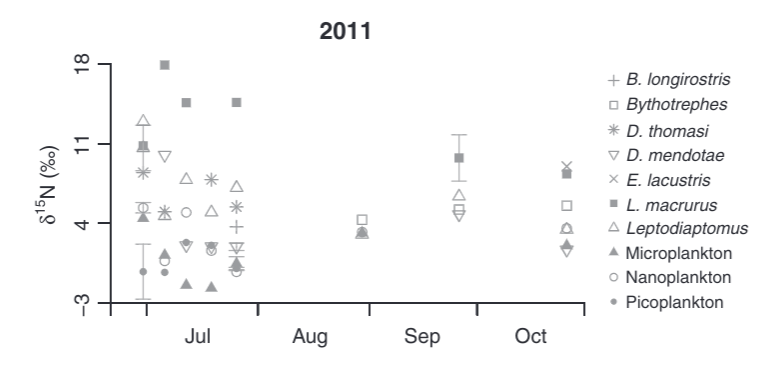
#> input picture images/test_image_0.png, 766 x 371 px
$ python test_0.py
#> lines starting #> are read from the running program, lines starting #| are printed output that depends on the picture; after the words box and inside, x2 and y2 are one past the last pixel; in counts of white or black regions, pixels touching at a corner belong together
# -*- coding: utf-8 -*-
"""
Created on Wed Aug 23 19:19:25 2023

@author: Baumann
"""

import cv2
#import matplotlib.pyplot as plt
import numpy as np
import copy

# Save image in set directory
# Read RGB image
img_original = cv2.imread('images/test_image_0.png')
#> img_original is the input picture: shape (371, 766, 3); mean B, G, R 248.9, 248.7, 248.7

img_original_c = copy.deepcopy(img_original)

# converting image into grayscale image
img = cv2.cvtColor(img_original, cv2.COLOR_BGR2GRAY)#/255
img_original = cv2.cvtColor(img_original, cv2.COLOR_BGR2GRAY)


img = cv2.adaptiveThreshold(img_original,255,cv2.ADAPTIVE_THRESH_GAUSSIAN_C,\
 cv2.THRESH_BINARY_INV,21,2)
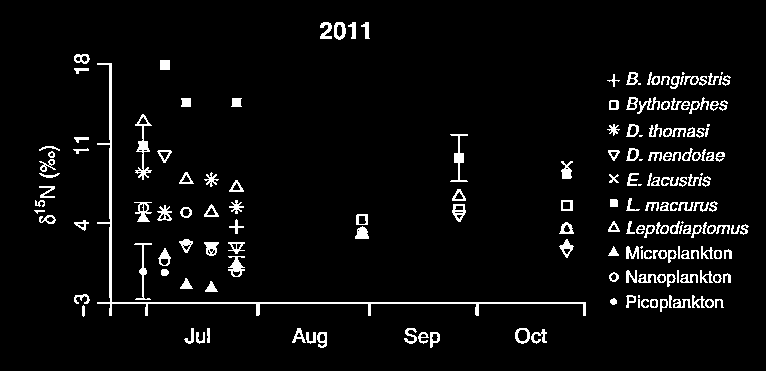
#> img: shape (371, 766); 4.8% white in thin lines or dots, all inside (x1, y1, x2, y2) = (34, 22, 749, 348)

img_original = cv2.adaptiveThreshold(img_original,255,cv2.ADAPTIVE_THRESH_GAUSSIAN_C,\
 cv2.THRESH_BINARY_INV,21,2)

# Output img with window name as 'image'
cv2.imshow('image', img_original_c) #img
#plt.imshow(img)

#plt.xticks([]), plt.yticks([])
#plt.show()

#define the events for the
# mouse_click.

click = (-1, -1)
release = (-1, -1)

# [15 lines left out: function mouse_click, not called in this run]

cv2.setMouseCallback('image', mouse_click)

cv2.waitKey(0)

cv2.destroyAllWindows()

print(click)
print(release)


img_slct = img[min(click[1],release[1]):max(click[1],release[1]), min(click[0],release[0]):max(click[0], release[0])]
#> img_slct = empty array
#print(img_slct)
#['cv.TM_CCOEFF', 'cv.TM_CCOEFF_NORMED', 'cv.TM_CCORR', 'cv.TM_CCORR_NORMED', 'cv.TM_SQDIFF', 'cv.TM_SQDIFF_NORMED']
#> (the run stopped early here; a loop or call above may not have finished)
